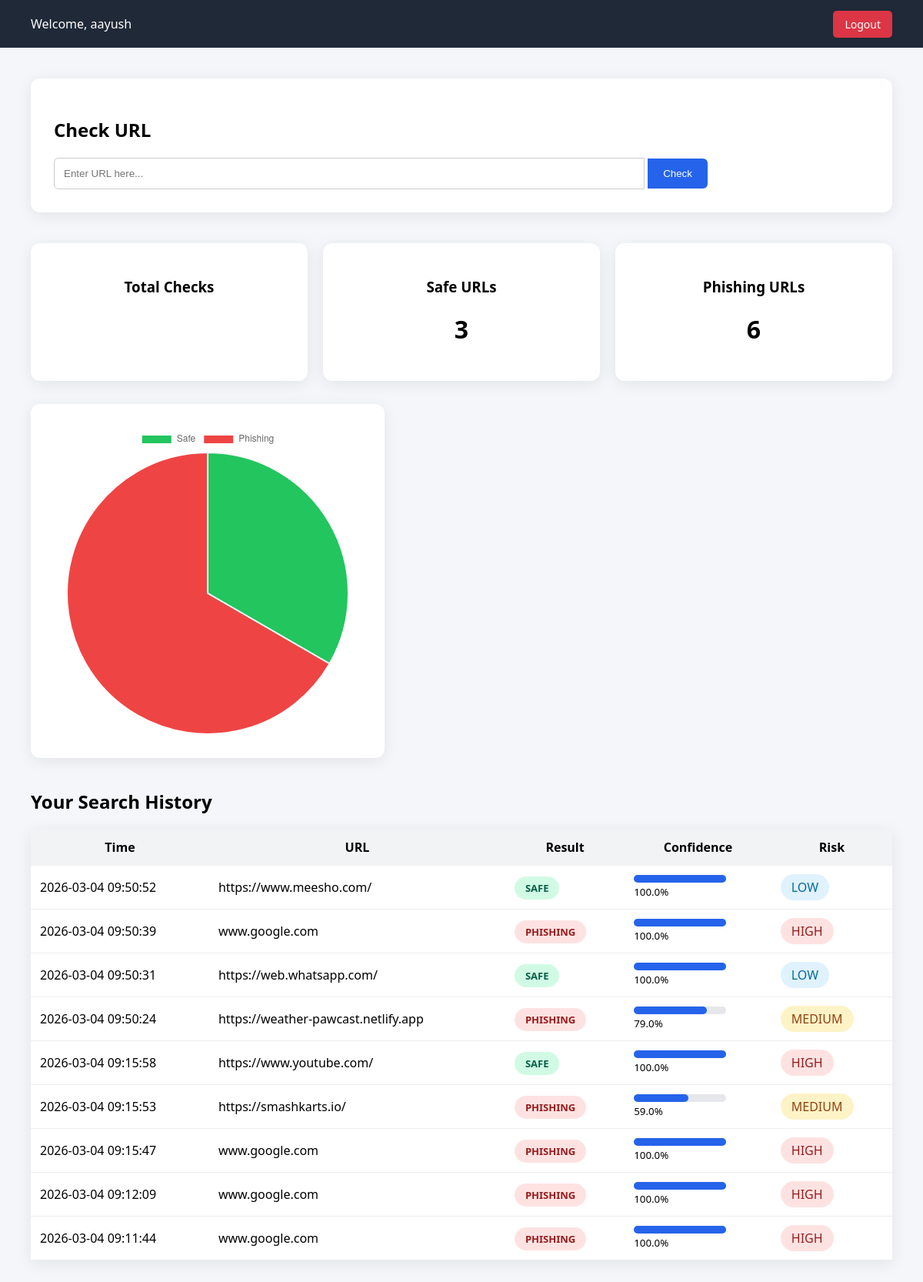
/dashboard (signed in), run on the app's committed database.
### tables this page shows
CREATE TABLE detections (
            id INTEGER PRIMARY KEY AUTOINCREMENT,
            user_id INTEGER,
            url TEXT,
            result TEXT,
            confidence REAL,
            risk TEXT,
            timestamp TEXT
        );

### app.py (the view, shortened to what this page needs)
@app.route("/dashboard", methods=["GET","POST"])
def dashboard():
    if "user_id" not in session:
        return redirect(url_for("login"))
    result_display = None
    conn = sqlite3.connect(DATABASE)
    cursor = conn.cursor()
    cursor.execute("""
        SELECT timestamp,url,result,confidence,risk
        FROM detections
        WHERE user_id=?
        ORDER BY id DESC
    """,(session["user_id"],))
    history = cursor.fetchall()
    cursor.execute("SELECT COUNT(*) FROM detections WHERE user_id=? AND result='SAFE'",(session["user_id"],))
    safe = cursor.fetchone()[0]
    cursor.execute("SELECT COUNT(*) FROM detections WHERE user_id=? AND result='PHISHING'",(session["user_id"],))
    phishing = cursor.fetchone()[0]
    conn.close()
    return render_template(
        "user_dashboard.html",
        username=session["username"],
        result=result_display,
        search_history=history,
        safe=safe,
        phishing=phishing
    )

### templates/user_dashboard.html (shortened to what this page needs)
<!DOCTYPE html>
<html lang="en">
<head>
</head>
<body>
<div class="header">
    <div>Welcome, {{ username }}</div>
    <div class="logout">
        <a href="{{ url_for('logout') }}">Logout</a>
    </div>
</div>
<div class="container">
<div class="detect-card">
    <h2>Check URL</h2>
    <form method="POST">
        <input type="text" name="url" placeholder="Enter URL here..." required>
        <button type="submit">Check</button>
    </form>
</div>
<div class="stats">
    <div class="stat-box">
        <h3>Total Checks</h3>
    </div>
    <div class="stat-box">
        <h3>Safe URLs</h3>
        <h1>{{ safe }}</h1>
    </div>
    <div class="stat-box">
        <h3>Phishing URLs</h3>
        <h1>{{ phishing }}</h1>
    </div>
</div>
<div class="chart-box">
    <canvas id="pieChart"></canvas>
</div>
<h2>Your Search History</h2>
{% if search_history %}
<table>
<tr>
<th>Time</th>
<th>URL</th>
<th>Result</th>
<th>Confidence</th>
<th>Risk</th>
</tr>
{% for item in search_history %}
<tr>
<td>{{ item[0] }}</td>
<td>{{ item[1] }}</td>
<td>
{% if item[2] == "SAFE" %}
<span class="badge-safe">SAFE</span>
{% else %}
<span class="badge-phishing">PHISHING</span>
{% endif %}
</td>
<td>
<div class="progress-container">
<div class="progress-bar" style="width: {{ item[3] }}%;"></div>
</div>
<small>{{ item[3] }}%</small>
</td>
<td>
{% if item[4] == "LOW" %}
<span class="badge-low">LOW</span>
{% elif item[4] == "MEDIUM" %}
<span class="badge-medium">MEDIUM</span>
{% else %}
<span class="badge-high">HIGH</span>
{% endif %}
</td>
</tr>
{% endfor %}
</table>
{% else %}
<p>No searches yet.</p>
{% endif %}
</div>
<script>
const ctx = document.getElementById('pieChart');
new Chart(ctx, {
type: 'pie',
data: {
labels: ['Safe', 'Phishing'],
datasets: [{
data: [{{ safe }}, {{ phishing }}],
backgroundColor: [
'#22c55e',
'#ef4444'
]
}]
}
});
</script>
</body>
</html>

### templates/user_dashboard.html (style rules this page uses)
body { margin: 0; font-family: 'Segoe UI', sans-serif; background: #f4f6f9; }
.header { background: #1f2937; color: white; padding: 20px 40px; display: flex; justify-content: space-between; align-items: center; }
.logout a { text-decoration: none; background: #dc3545; color: white; padding: 8px 15px; border-radius: 5px; font-size: 14px; }
.container { padding: 40px; }
.detect-card { background: white; padding: 30px; border-radius: 12px; box-shadow: 0 4px 20px rgba(0,0,0,0.08); margin-bottom: 40px; }
.detect-card input { width: 70%; padding: 12px; border-radius: 6px 0 0 6px; border: 1px solid #ccc; }
.detect-card button { padding: 12px 20px; border: none; border-radius: 0 6px 6px 0; background: #2563eb; color: white; cursor: pointer; }
.stats { display: flex; gap: 20px; margin-bottom: 30px; }
.stat-box { flex: 1; background: white; padding: 25px; border-radius: 12px; box-shadow: 0 4px 20px rgba(0,0,0,0.08); text-align: center; }
.chart-box { background:white; padding:30px; border-radius:12px; box-shadow:0 4px 20px rgba(0,0,0,0.08); margin-bottom:40px; width:400px; }
table { width: 100%; border-collapse: collapse; background: white; box-shadow: 0 4px 20px rgba(0,0,0,0.08); }
th, td { padding: 12px; border-bottom: 1px solid #eee; }
th { background: #f1f3f5; font-weight: 600; }
.badge-safe { background: #d1fae5; color: #065f46; padding: 6px 14px; border-radius: 20px; font-weight: 600; font-size: 13px; }
.badge-phishing { background: #fee2e2; color: #991b1b; padding: 6px 14px; border-radius: 20px; font-weight: 600; font-size: 13px; }
.badge-low { background: #e0f2fe; color: #0369a1; padding: 6px 14px; border-radius: 20px; }
.badge-medium { background: #fef3c7; color: #92400e; padding: 6px 14px; border-radius: 20px; }
.badge-high { background: #fee2e2; color: #991b1b; padding: 6px 14px; border-radius: 20px; }
.progress-container { background: #e5e7eb; border-radius: 20px; width: 120px; height: 10px; }
.progress-bar { height: 10px; border-radius: 20px; background: #2563eb; }

### data on the page
detections: timestamp "2026-03-04 09:50:52", url "https://www.meesho.com/", result "SAFE", confidence "100.0", risk "LOW"
detections: timestamp "2026-03-04 09:50:39", url "www.google.com", result "PHISHING", confidence "100.0", risk "HIGH"
detections: timestamp "2026-03-04 09:50:31", url "https://web.whatsapp.com/", result "SAFE", confidence "100.0", risk "LOW"
detections: timestamp "2026-03-04 09:50:24", url "https://weather-pawcast.netlify.app", result "PHISHING", confidence "79.0", risk "MEDIUM"
detections: timestamp "2026-03-04 09:15:58", url "https://www.youtube.com/", result "SAFE", confidence "100.0", risk "HIGH"
detections: timestamp "2026-03-04 09:15:53", url "https://smashkarts.io/", result "PHISHING", confidence "59.0", risk "MEDIUM"
detections: timestamp "2026-03-04 09:15:47", url "www.google.com", result "PHISHING", confidence "100.0", risk "HIGH"
detections: timestamp "2026-03-04 09:12:09", url "www.google.com", result "PHISHING", confidence "100.0", risk "HIGH"
detections: timestamp "2026-03-04 09:11:44", url "www.google.com", result "PHISHING", confidence "100.0", risk "HIGH"

### other printed values
{{ username }} "aayush"
{{ safe }} "3"
{{ phishing }} "6"
chart data {{ safe }} 3
chart data {{ phishing }} 6
